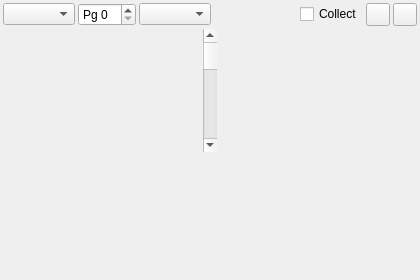
<?xml version="1.0" encoding="UTF-8"?>
<ui version="4.0">
 <class>HeatWidget</class>
 <widget class="QWidget" name="HeatWidget">
  <property name="geometry">
   <rect>
    <x>0</x>
    <y>0</y>
    <width>420</width>
    <height>280</height>
   </rect>
  </property>
  <property name="windowTitle">
   <string>Form</string>
  </property>
  <layout class="QVBoxLayout" name="verticalLayout">
   <property name="spacing">
    <number>3</number>
   </property>
   <property name="leftMargin">
    <number>3</number>
   </property>
   <property name="topMargin">
    <number>3</number>
   </property>
   <property name="rightMargin">
    <number>3</number>
   </property>
   <property name="bottomMargin">
    <number>3</number>
   </property>
   <item>
    <layout class="QHBoxLayout" name="layHeatTop">
     <property name="spacing">
      <number>3</number>
     </property>
     <item>
      <widget class="QComboBox" name="cbHeatView">
       <property name="toolTip">
        <string>What the picture covers</string>
       </property>
       <property name="frame">
        <bool>true</bool>
       </property>
      </widget>
     </item>
     <item>
      <widget class="QSpinBox" name="sbHeatPage">
       <property name="maximumSize">
        <size>
         <width>58</width>
         <height>16777215</height>
        </size>
       </property>
       <property name="toolTip">
        <string>16K page</string>
       </property>
       <property name="frame">
        <bool>true</bool>
       </property>
       <property name="prefix">
        <string>Pg </string>
       </property>
       <property name="maximum">
        <number>255</number>
       </property>
      </widget>
     </item>
     <item>
      <widget class="QComboBox" name="cbHeatChan">
       <property name="toolTip">
        <string>Counter to show</string>
       </property>
       <property name="frame">
        <bool>true</bool>
       </property>
      </widget>
     </item>
<item>
      <spacer name="spacerHeatTop">
       <property name="orientation">
        <enum>Qt::Horizontal</enum>
       </property>
       <property name="sizeHint" stdset="0">
        <size>
         <width>0</width>
         <height>20</height>
        </size>
       </property>
      </spacer>
     </item>
     <item>
      <widget class="QCheckBox" name="cbHeatOn">
       <property name="toolTip">
        <string>Collect read/write/exec usage counters per memory cell</string>
       </property>
       <property name="text">
        <string>Collect</string>
       </property>
      </widget>
     </item>
     <item>
      <widget class="QToolButton" name="tbHeatReset">
       <property name="toolTip">
        <string>Reset all counters</string>
       </property>
       <property name="icon">
        <iconset resource="../../xpeccy.qrc">
         <normaloff>:/images/refresh.png</normaloff>:/images/refresh.png</iconset>
       </property>
      </widget>
     </item>
     <item>
      <widget class="QToolButton" name="tbHeatExport">
       <property name="toolTip">
        <string>Export all counters to CSV</string>
       </property>
       <property name="icon">
        <iconset resource="../../xpeccy.qrc">
         <normaloff>:/images/save_all.png</normaloff>:/images/save_all.png</iconset>
       </property>
      </widget>
     </item>
    </layout>
   </item>
   <item>
    <layout class="QHBoxLayout" name="layHeatView">
     <property name="spacing">
      <number>0</number>
     </property>
     <item>
      <widget class="QScrollBar" name="heatScroll">
       <property name="orientation">
        <enum>Qt::Vertical</enum>
       </property>
      </widget>
     </item>
    </layout>
   </item>
   <item>
    <layout class="QVBoxLayout" name="layHeatFoot">
     <property name="spacing">
      <number>1</number>
     </property>
     <item>
      <widget class="QLabel" name="labHeatInfo">
       <property name="text">
        <string/>
       </property>
       <property name="alignment">
        <set>Qt::AlignRight|Qt::AlignVCenter</set>
       </property>
      </widget>
     </item>
    </layout>
   </item>
  </layout>
 </widget>
 <resources>
  <include location="../../xpeccy.qrc"/>
 </resources>
 <connections/>
</ui>
